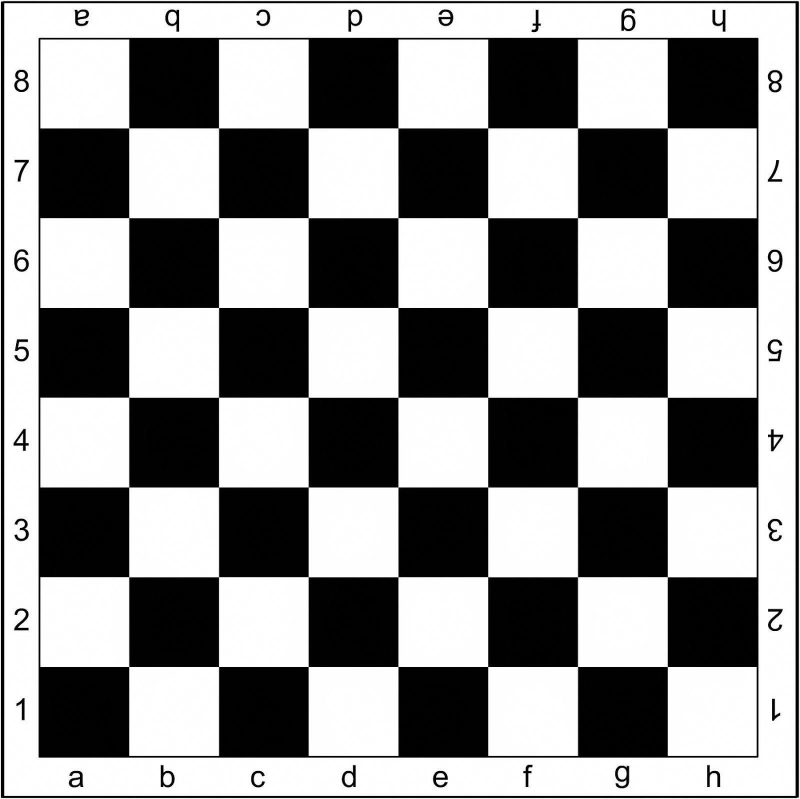
#> input picture assets/chessboard.jpg, 1600 x 1598 px (shown at 1/2 size)
$ python tuto6.py
#> lines starting #> are read from the running program, lines starting #| are printed output that depends on the picture; after the words box and inside, x2 and y2 are one past the last pixel; in counts of white or black regions, pixels touching at a corner belong together
import numpy as np
import cv2
img=cv2.imread('assets/chessboard.jpg')
#> img is the input picture: shape (1598, 1600, 3); min 0, max 255, mean 145.8
img=cv2.resize(img,(0,0),fx=0.15,fy=0.15)
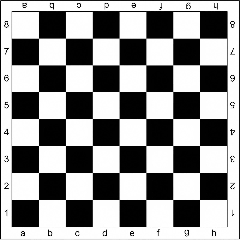
#> img: shape (240, 240, 3); min 0, max 255, mean 146.4
gray=cv2.cvtColor(img,cv2.COLOR_BGR2GRAY)

corners=cv2.goodFeaturesToTrack(gray,100,0.01,10)
#> corners = 100 rows, first 8: [199, 91], [200, 119], [200, 172], [39, 119], [200, 200], [38, 92], [39, 200], [39, 146]
corners=np.int0(corners)
for corner in corners:
    x,y=corner.ravel()
    cv2.circle(img,(x,y),5,(255,0,0),-1)
    print(corners)
#> this loop made 100 passes
#> (x, y) on passes 1 to 12: (199, 91), (200, 119), (200, 172), (39, 119), (200, 200), (38, 92), (39, 200), (39, 146), (66, 91), (200, 145), (66, 173), (38, 172)
#> (printed output is left out)
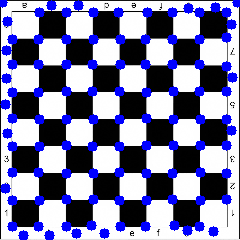
#> img: shape (240, 240, 3); 13.95% of pixels changed, all inside (x1, y1, x2, y2) = (0, 0, 240, 240)
for i in range(len(corners)):
    for j in range(i+1,len(corners)):
        corner1=tuple(corners[i][0])
        corner2=tuple(corners[j][0])
        color=tuple(map(lambda x:int(x),np.random.randint(0,255,size=3)))
        cv2.line(img,corner1,corner2,color,1)
#> this loop made 100 passes
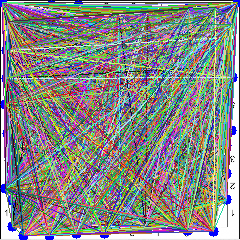
#> img: shape (240, 240, 3); mean B, G, R 132.7, 135.8, 133.5
cv2.imshow('frame',img)
cv2.waitKey(0)
cv2.destroyAllWindows()
